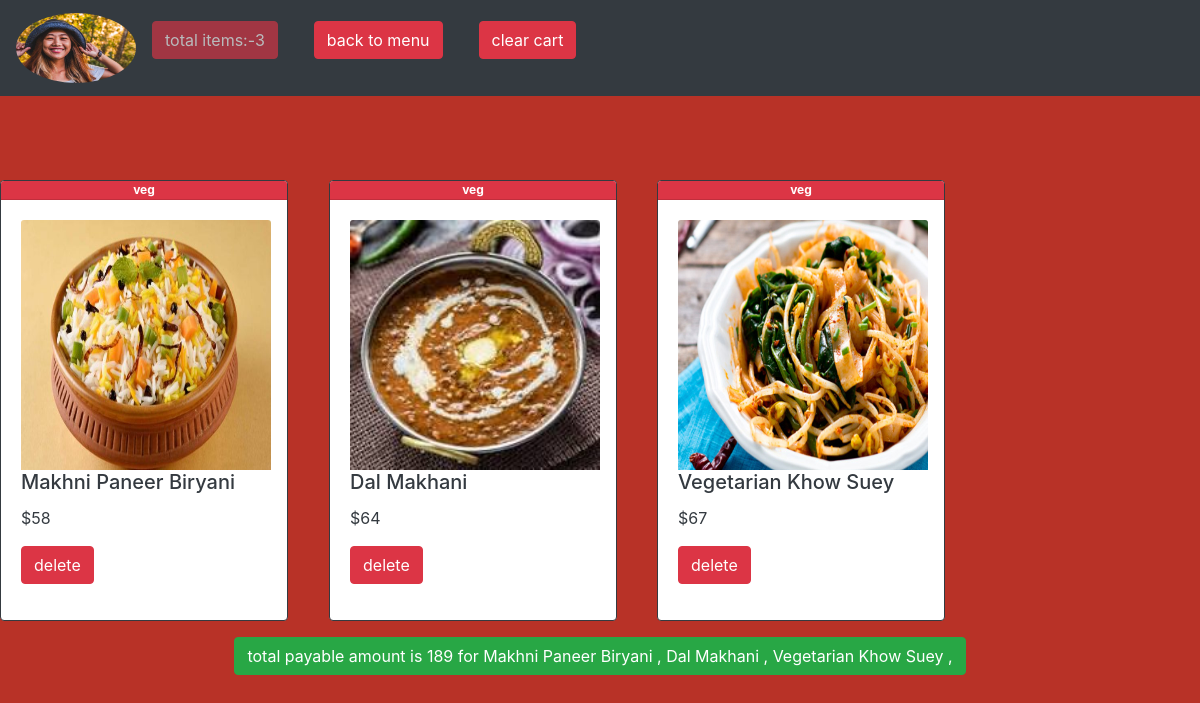
Screenshot of /cart.php (signed in) with the database file from the repository.
### tables this page shows
CREATE TABLE `cart` (
  `id` int(50) NOT NULL,
  `menuid` int(50) NOT NULL,
  `userid` int(50) NOT NULL,
  `useremail` varchar(50) NOT NULL,
  `name` varchar(30) NOT NULL,
  `img` varchar(100) NOT NULL,
  `price` int(50) NOT NULL,
  `category` varchar(100) NOT NULL,
  `time` timestamp NOT NULL DEFAULT current_timestamp() ON UPDATE current_timestamp()
);

### cart.php (the view, shortened to what this page needs)
<?php
$conn = mysqli_connect("localhost", "root", "", "foodshala");
$img = $_SESSION['img'];
$sqltb_show_cartitems = "SELECT * FROM cart WHERE useremail='$_SESSION[email]'";
$res = mysqli_query($conn, $sqltb_show_cartitems);
$count = 0;
if (mysqli_num_rows($res) > 0) {
    while ($row = mysqli_fetch_assoc($res)) {
        $count++;
    }
}
?>
<html>
<head>
    <link rel="stylesheet" href="https://unpkg.com/aos@next/dist/aos.css" />
    <link rel="stylesheet" href="https://maxcdn.bootstrapcdn.com/bootstrap/4.5.2/css/bootstrap.min.css">
    <link rel="stylesheet" href="https://cdnjs.cloudflare.com/ajax/libs/font-awesome/4.7.0/css/font-awesome.min.css">
    <link rel="stylesheet" href="styles.css">
</head>
<body>
    <nav class="navbar navbar-expand-md bg-dark navbar-dark fixed-top">
        <a class="navbar-brand" href="#">
            <img src="pic/<?php echo $img ?>" alt="Logo" style="width:120px;height:70px;border-radius:50%">
        </a>
        <div class="collapse navbar-collapse" id="collapsibleNavbar">
            <ul class="navbar-nav">
                <li class="nav-item">
                    <button class="btn btn-danger disabled">total items:-<?php echo $count ?> </button>
                </li>
                <li class="nav-item">
                    <a href="account.php" class="btn btn-danger ">
                        back to menu
                    </a>
                </li>
                <li class="nav-item">
                    <form action="delete_item.php" method="post">
                        <button class="btn btn-danger " name="clear_cart">
                            clear cart
                        </button>
                    </form>
                </li>
            </ul>
        </div>
    </nav>
    <div class="container-fluid" style="margin-top:15%">
        <?php
        echo "<div class='row'>";
        $sqltb_show_cart_items = "SELECT * FROM cart WHERE useremail='$_SESSION[email]'";
        $res = mysqli_query($conn, $sqltb_show_cart_items);
        $order_items = "";
        $total_amount = 0;
        if (mysqli_num_rows($res) > 0) {
            while ($row = mysqli_fetch_assoc($res)) {
                $order_items .= $row['name'] . " , ";
                $total_amount += $row['price'];
        ?>
                <div data-aos="zoom-in-down" class="card border-dark mb-3" style="max-width: 18rem;">
                    <div class="card-header badge badge-pill badge-danger"><?php echo $row['category'] ?></div>
                    <div class=" card-body text-dark">
                        <img class="card-img-top" src="images/<?php echo $row['img'] ?>" alt="Card image cap" style="width:250px;height:250px;">
                        <h5 class="card-title"><?php echo $row['name'] ?></h5>
                        <p class="card-text">&#36;<?php echo $row['price'] ?></p>
                        <p class="card-text">
                            <form action="delete_item.php" method="post">
                                <button class="btn btn-danger" name="delete_from_cart" value="<?php echo $row['id']; ?>">delete </button>
                            </form>
                        </p>
                    </div>
                </div>
        <?php
            }
        }
        echo "</div>";
        ?>
        <center>
            <form action="payment.php" method="post">
                <button name="order_now" class="btn btn-success">total payable amount is
                    <?php echo $total_amount ?> for <?php echo $order_items ?>
                </button>
            </form>
        </center>
    </div>
</body>
</html>

### styles.css (style rules this page uses)
body { background-color: #b83227; }
nav { z-index: 99; }

### rows the page displays
cart: category "veg", img (picture), name "Makhni Paneer Biryani", price "58", $row['id'] 39 (drawn)
cart: category "veg", img (picture), name "Dal Makhani", price "64", $row['id'] 40 (drawn)
cart: category "veg", img (picture), name "Vegetarian Khow Suey", price "67", $row['id'] 41 (drawn)

### other values shown
$count "3"
$total_amount "189"
$order_items "Makhni Paneer Biryani , Dal Makhani , Vegetarian Khow Suey ,"
